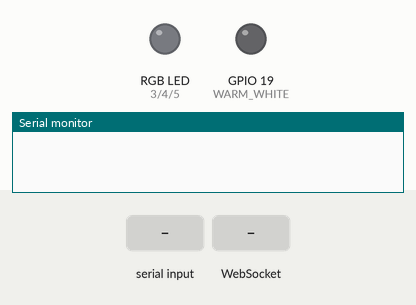
A sketch run on a simulated ESP32-C3. On the bench: an RGB LED mixed from three pins (HIGH = lit), output pins drawn as LEDs (lit = HIGH), the last lines printed to the serial monitor. The inputs (shaded band) are chosen by the test bench. Dim RGB values are drawn brighter than linear; WiFi joins after 1.5 s; servers stay silent unless stated; pins used as bus, display or sensor lines are not drawn.

Above: at 0.1 s.
At 2.2 s:
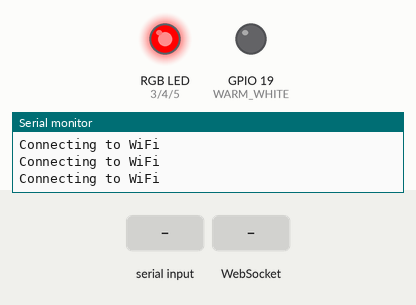
At 6.8 s:
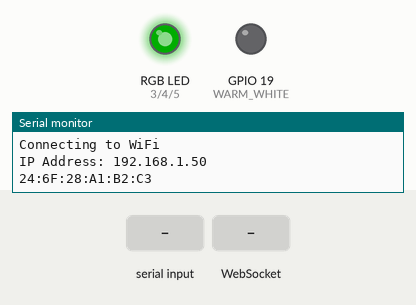
6.9 s: "1\n" received over Serial
8.4 s: WebSocket text "1" received
Timing chart, 0 to 11.4 s (numbered marks = the images above; inputs shaded):
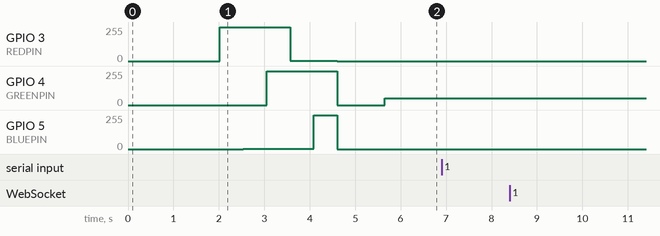

The sketch:

ESP32C3-12F__Serial_Over_WiFi__V1.0.ino
```cpp
// wirespool pressure sensors serial to wifi ESPC3-12F
#include <Arduino.h>
#include <WiFi.h>
#include <AsyncTCP.h>
#include <ESPAsyncWebServer.h>
#include <WebSerial.h>
#define REDPIN 3
#define GREENPIN 4
#define BLUEPIN 5
#define COLD_WHITE 18
#define WARM_WHITE 19
#define FADESPEED 2     // make this higher to slow down

const char* ssid = "Production Line";          // Your WiFi SSID
const char* password = "t1me33Pus$movinG";  // Your WiFi Password
//const char* ssid = "Linear Labs Corp";          // Your WiFi SSID
//const char* password = "3n3rgy ^ of humanity!";  // Your WiFi Password
int port = 80;
String inputStr = ""; // command input string
String d = "";
String message = ""; // variable message to send to all destinations
bool dIndex = 0;
AsyncWebServer server(port);
AsyncWebSocket ws("/webserial"); // for python webserial

void connectToWiFi() {
  while (WiFi.status() != WL_CONNECTED) {
    delay(500);
    Serial.println("Connecting to WiFi");
  }
}
void recvMsg(uint8_t *data, size_t len) { // web server to serial
  for (int i = 0; i < len; i++) {
    d += char(data[i]);
  }
  dIndex = 1;
}
void sendToAll(){
  Serial.println(message); // send over usb
  WebSerial.println(message); // send to webserial API
  ws.textAll(message); // broadcast to all websocket clients
  message="";
}
void onWsEvent(AsyncWebSocket * server, AsyncWebSocketClient * client, AwsEventType type, void * arg, uint8_t *data, size_t len) { // for python webserial
  if (type == WS_EVT_CONNECT) { // client connect event
    message = "for help type help?";
    sendToAll();
  } else if (type == WS_EVT_DISCONNECT) { // client disconnect event
    sendToAll();
  }
  else if (type == WS_EVT_DATA) {
    for (int i = 0; i < len; i++) {
      d += char(data[i]);
    }
    dIndex = 1;
  }
}

void checkComms() {
  if (dIndex == 1) { // if serial over wifi
    inputStr = d;
    dIndex = 0;
  }
  else if (inputStr == "") { // read serial over usb
    inputStr = Serial.readStringUntil('\n'); //serial to web server
  }
  else if (inputStr != "") { // run serial commands if present
    Serial.println(inputStr); // display message on serial
    WebSerial.println(inputStr); // display message on web API (ip/webserial
    ws.textAll(inputStr); // send message to all clients
    //store(inputStr); // serial input function
    inputStr = "";
    d = "";
  }
  else if (WiFi.status() != WL_CONNECTED) { // reconnect to Wifi if signal is lost
    connectToWiFi();
  }
}
void setup() {
  Serial.begin(115200);
  Serial.setTimeout(20);
  WiFi.mode(WIFI_STA);
  WiFi.begin(ssid, password);
  connectToWiFi();
  RGB();
  Serial.print("IP Address: ");
  Serial.println(WiFi.localIP());
  //WebSerial is accessible at "<IP Address>/webserial" in browser
  ws.onEvent(onWsEvent); // for python webserial
  server.addHandler(&ws);  // for python webserial
  WebSerial.begin(&server);
  WebSerial.msgCallback(recvMsg);
  Serial.println(WiFi.macAddress());
  server.begin();
}

void loop() {
  checkComms();
}
```

RGB.ino
```cpp
void RGB() {
  pinMode(REDPIN, OUTPUT);
  pinMode(GREENPIN, OUTPUT);
  pinMode(BLUEPIN, OUTPUT);
  pinMode(COLD_WHITE, OUTPUT);
  pinMode(WARM_WHITE, OUTPUT);
  int r, g, b, cw, ww;

  // fade from blue to violet
  for (r = 0; r < 256; r++) {
    analogWrite(REDPIN, r);
    analogWrite(COLD_WHITE, 0);
    analogWrite(WARM_WHITE, 0);
    delay(FADESPEED);
  }
  // fade from violet to red
  for (b = 255; b > 0; b--) {
    analogWrite(BLUEPIN, b);
    analogWrite(COLD_WHITE, 0);
    analogWrite(WARM_WHITE, 0);
    delay(FADESPEED);
  }
  // fade from red to yellow
  for (g = 0; g < 256; g++) {
    analogWrite(GREENPIN, g);
    analogWrite(COLD_WHITE, 0);
    analogWrite(WARM_WHITE, 0);
    delay(FADESPEED);
  }
  // fade from yellow to green
  for (r = 255; r > 0; r--) {
    analogWrite(REDPIN, r);
    analogWrite(COLD_WHITE, 0);
    analogWrite(WARM_WHITE, 0);
    delay(FADESPEED);
  }
  // fade from green to teal
  for (b = 0; b < 256; b++) {
    analogWrite(BLUEPIN, b);
    analogWrite(COLD_WHITE, 0);
    analogWrite(WARM_WHITE, 0);
    delay(FADESPEED);
  }
  // fade from teal to blue
  for (g = 255; g > 0; g--) {
    analogWrite(GREENPIN, g);
    analogWrite(COLD_WHITE, 0);
    analogWrite(WARM_WHITE, 0);
    delay(FADESPEED);
  }
  // fade from off to cold white
  for (cw = 0; cw < 256; cw++) {
    analogWrite(REDPIN, 0);
    analogWrite(GREENPIN, 0);
    analogWrite(BLUEPIN, 0);
    analogWrite(COLD_WHITE, cw);
    analogWrite(WARM_WHITE, 0);
    delay(FADESPEED);
  }
  // fade from off to warm white
  for (ww = 0; ww < 256; ww++) {
    analogWrite(REDPIN, 0);
    analogWrite(GREENPIN, 0);
    analogWrite(BLUEPIN, 0);
    analogWrite(WARM_WHITE, ww);
    analogWrite(COLD_WHITE, 0);
    delay(FADESPEED);
  }
  analogWrite(REDPIN, 0);
  analogWrite(GREENPIN, 50);
  analogWrite(BLUEPIN, 0);
  analogWrite(WARM_WHITE, 0);
  analogWrite(COLD_WHITE, 0);
}
```
